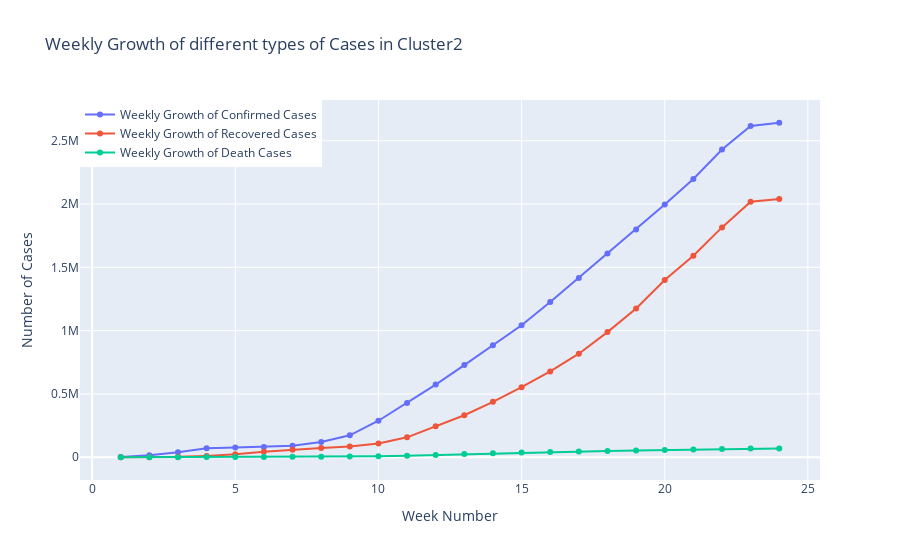

The notebook cell saved with this chart:
### Code cell
datewise = datewise2

datewise["WeekOfYear"]=datewise.index.weekofyear

week_num=[]
weekwise_confirmed=[]
weekwise_recovered=[]
weekwise_deaths=[]
w=1
for i in list(datewise["WeekOfYear"].unique()):
    weekwise_confirmed.append(datewise[datewise["WeekOfYear"]==i]["Confirmed"].iloc[-1])
    weekwise_recovered.append(datewise[datewise["WeekOfYear"]==i]["Recovered"].iloc[-1])
    weekwise_deaths.append(datewise[datewise["WeekOfYear"]==i]["Deaths"].iloc[-1])
    week_num.append(w)
    w=w+1

fig=go.Figure()
fig.add_trace(go.Scatter(x=week_num, y=weekwise_confirmed,
                    mode='lines+markers',
                    name='Weekly Growth of Confirmed Cases'))
fig.add_trace(go.Scatter(x=week_num, y=weekwise_recovered,
                    mode='lines+markers',
                    name='Weekly Growth of Recovered Cases'))
fig.add_trace(go.Scatter(x=week_num, y=weekwise_deaths,
                    mode='lines+markers',
                    name='Weekly Growth of Death Cases'))
fig.update_layout(title="Weekly Growth of different types of Cases in Cluster2",
                 xaxis_title="Week Number",yaxis_title="Number of Cases",legend=dict(x=0,y=1,traceorder="normal"))
fig.show()

### Figure 1 — Plotly figure (JSON) as saved in the notebook; plotly's stock layout.template omitted (floating-point values rounded to 4 significant figures)
{"data": [{"mode": "lines+markers", "name": "Weekly Growth of Confirmed Cases", "type": "scatter", "x": [1, 2, 3, 4, 5, 6, 7, 8, 9, 10, 11, 12, 13, 14, 15, 16, 17, 18, 19, 20, 21, 22, 23, 24], "y": [2089, 16714, 39965, 70704, 77357, 81669, 90533, 120046, 173409, 288301, 429437, 574273, 727710, 884318, 1042462, 1225532, 1416519, 1610091, 1799570, 1995952, 2197903, 2430201, 2615500, 2641757]}, {"mode": "lines+markers", "name": "Weekly Growth of Recovered Cases", "type": "scatter", "x": [1, 2, 3, 4, 5, 6, 7, 8, 9, 10, 11, 12, 13, 14, 15, 16, 17, 18, 19, 20, 21, 22, 23, 24], "y": [52, 472, 3236, 10825, 23330, 42503, 59755, 72707, 84599, 108655, 157289, 244464, 331758, 438037, 553270, 677795, 817699, 988298, 1175601, 1400348, 1591134, 1815433, 2017380, 2039365]}, {"mode": "lines+markers", "name": "Weekly Growth of Death Cases", "type": "scatter", "x": [1, 2, 3, 4, 5, 6, 7, 8, 9, 10, 11, 12, 13, 14, 15, 16, 17, 18, 19, 20, 21, 22, 23, 24], "y": [56, 361, 904, 1766, 2452, 2932, 3305, 4083, 5495, 7933, 12400, 17899, 25262, 31511, 36697, 41385, 45265, 48819, 52786, 56517, 61150, 65643, 69627, 70129]}], "layout": {"legend": {"traceorder": "normal", "x": 0, "y": 1}, "title": {"text": "Weekly Growth of different types of Cases in Cluster2"}, "xaxis": {"title": {"text": "Week Number"}}, "yaxis": {"title": {"text": "Number of Cases"}}}}
